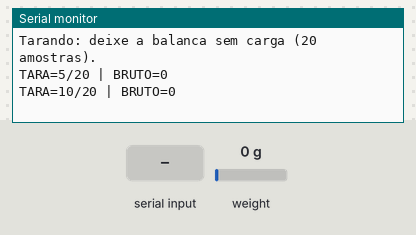
This sketch was run on a simulated Arduino Mega 2560, built with avr-gcc and run on an emulated ATmega2560. Parts: the last lines printed to the serial monitor. The test bench sets the inputs (shaded band); at power-on: weight on the scale 0 g.

Above: at 1.2 s.
1.3 s: weight on the scale set to 100 g
At 2.4 s:
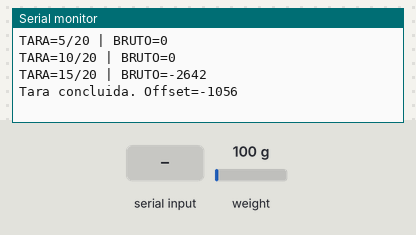
4.0 s: "t" received over Serial
At 4.35 s:
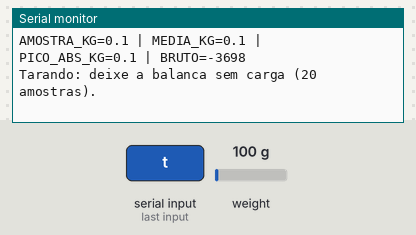
5.5 s: weight on the scale set to 1250 g
At 6.9 s:
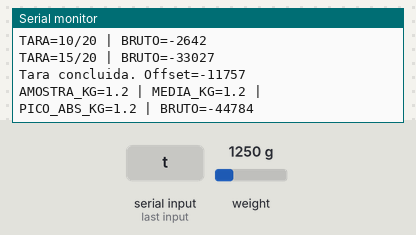
7.0 s: "T" received over Serial
At 7.37 s:
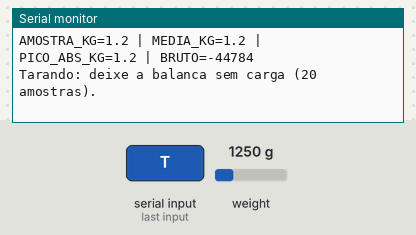
Timing chart, 0 to 9.5 s (numbered marks = the images above; inputs shaded):
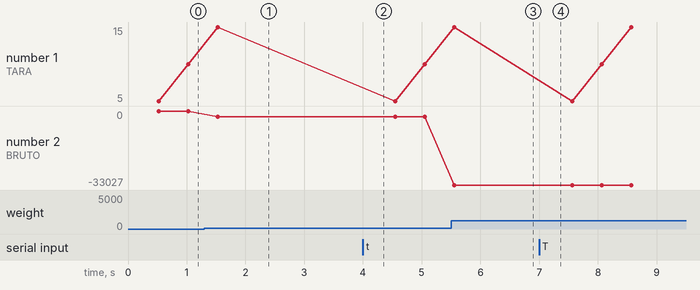

The sketch:

modulo1_balanca_usb.ino
```cpp
#include <Arduino.h>
#include <HX711.h>
#include <math.h>


// Somente celulas de carga -> HX711 -> Arduino -> USB -> computador.
const uint8_t PIN_HX_DAT = 46;
const uint8_t PIN_HX_CLK = 47;


// Calibracao inicial pelas duas series de 6, 10, 15, 20, 25 e 30 kg.
// As medicoes usaram a escala anterior de -34496.02.
// Validar novamente: ha variacao entre as series. Tara corrige apenas o zero.
const float ESCALA = -26422.05f;
const uint8_t TOTAL_AMOSTRAS_TARA = 20;
const uint8_t TAMANHO_MEDIA = 10;
const unsigned long INTERVALO_SERIAL = 500UL;
const unsigned long TEMPO_SEM_HX = 2000UL;


HX711 balanca;
bool tarando = true;
bool temLeitura = false;
int64_t somaTara = 0;
uint8_t contadorTara = 0;
long offsetTara = 0;
long leituraBruta = 0;
float pesoAmostra = 0.0f;
float pesoMedio = 0.0f;
float picoAbsoluto = 0.0f;
float amostras[TAMANHO_MEDIA] = {0};
float somaMedia = 0.0f;
uint8_t indiceMedia = 0;
uint8_t quantidadeMedia = 0;
unsigned long ultimaLeituraHX = 0;
unsigned long ultimoSerial = 0;


void limparMedia() {
  somaMedia = 0.0f;
  indiceMedia = 0;
  quantidadeMedia = 0;
  pesoMedio = 0.0f;
  for (uint8_t i = 0; i < TAMANHO_MEDIA; i++) amostras[i] = 0.0f;
}


void iniciarTara() {
  tarando = true;
  temLeitura = false;
  somaTara = 0;
  contadorTara = 0;
  offsetTara = 0;
  balanca.set_offset(0);
  pesoAmostra = 0.0f;
  picoAbsoluto = 0.0f;
  limparMedia();
  ultimaLeituraHX = millis();
  Serial.println(F("Tarando: deixe a balanca sem carga (20 amostras)."));
}


void atualizarPeso(float kg) {
  pesoAmostra = kg;
  // Media movel: substitui a leitura mais antiga quando completar 10.
  somaMedia -= amostras[indiceMedia];
  amostras[indiceMedia] = kg;
  somaMedia += kg;
  indiceMedia = (indiceMedia + 1) % TAMANHO_MEDIA;
  if (quantidadeMedia < TAMANHO_MEDIA) quantidadeMedia++;
  pesoMedio = somaMedia / quantidadeMedia;


  // Mantem o sinal na amostra e na media para nao esconder cargas negativas.
  // O pico e a maior magnitude da media desde a ultima tara.
  float magnitude = fabs(pesoMedio);
  if (magnitude > picoAbsoluto) picoAbsoluto = magnitude;
}


void processarHX711() {
  // Sem bloquear o programa quando o HX711 nao tem dados disponiveis.
  if (!balanca.is_ready()) return;


  unsigned long agora = millis();
  if (!tarando && agora - ultimaLeituraHX >= TEMPO_SEM_HX) {
    // Ao reconectar, nao mistura leituras novas com as anteriores a falha.
    limparMedia();
  }
  leituraBruta = balanca.read();
  ultimaLeituraHX = millis();
  temLeitura = true;


  if (tarando) {
    somaTara += (int64_t)leituraBruta;
    contadorTara++;
    if (contadorTara < TOTAL_AMOSTRAS_TARA) return;
    offsetTara = (long)(somaTara / TOTAL_AMOSTRAS_TARA);
    balanca.set_offset(offsetTara);
    tarando = false;
    // Aguarda a primeira amostra apos a tara antes de mostrar os pesos.
    temLeitura = false;
    Serial.print(F("Tara concluida. Offset="));
    Serial.println(offsetTara);
    return;
  }


  float kg = (leituraBruta - offsetTara) / ESCALA;
  if (isfinite(kg)) atualizarPeso(kg);
}


void processarComandos() {
  while (Serial.available() > 0) {
    char comando = Serial.read();
    // A tara tambem limpa a media e o pico.
    if (comando == 't' || comando == 'T') iniciarTara();
  }
}


void mostrarNoPC() {
  unsigned long agora = millis();
  if (agora - ultimoSerial < INTERVALO_SERIAL) return;
  ultimoSerial = agora;


  if (agora - ultimaLeituraHX >= TEMPO_SEM_HX) {
    Serial.println(F("ERRO: HX711 sem dados ha pelo menos 2 s. Confira DT, SCK, alimentacao e GND."));
    return;  // Nao apresenta pesos antigos como se fossem atuais.
  }


  if (tarando) {
    Serial.print(F("TARA="));
    Serial.print(contadorTara);
    Serial.print('/');
    Serial.print(TOTAL_AMOSTRAS_TARA);
    if (temLeitura) {
      Serial.print(F(" | BRUTO="));
      Serial.print(leituraBruta);
    }
    Serial.println();
    return;
  }
  if (!temLeitura) return;


  Serial.print(F("AMOSTRA_KG="));
  Serial.print(pesoAmostra, 1);
  Serial.print(F(" | MEDIA_KG="));
  Serial.print(pesoMedio, 1);
  Serial.print(F(" | PICO_ABS_KG="));
  Serial.print(picoAbsoluto, 1);
  Serial.print(F(" | BRUTO="));
  Serial.println(leituraBruta);
}


void setup() {
  Serial.begin(115200);
  Serial.println(F("SPINO - balanca no PC via USB"));
  Serial.println(F("HX711: DT=46 | SCK=47 | Monitor Serial=115200 baud"));
  Serial.print(F("Escala de calibracao: "));
  Serial.println(ESCALA, 2);
  Serial.println(F("MEDIA_KG: media movel das ultimas 10 amostras, mantendo o sinal."));
  Serial.println(F("PICO_ABS_KG: maior magnitude da media desde a tara."));
  Serial.println(F("Comando: t + Enviar, sem carga, para tarar e zerar o pico."));
  balanca.begin(PIN_HX_DAT, PIN_HX_CLK);
  balanca.set_scale(ESCALA);
  iniciarTara();
}


void loop() {
  processarComandos();
  processarHX711();
  mostrarNoPC();
}
```

Measured:
- after the input at 1.3 s, the serial monitor: prints a new line after 0.23 s (image 1)
- after the input at 4.0 s, the serial monitor: prints a new line after 0.05 s (image 2)
- after the input at 5.5 s, the serial monitor: prints a new line after 0.05 s (image 3)
- plotted number 2: 0 → -2642 after the input at 1.3 s, -2642 → -33027 after the input at 5.5 s
